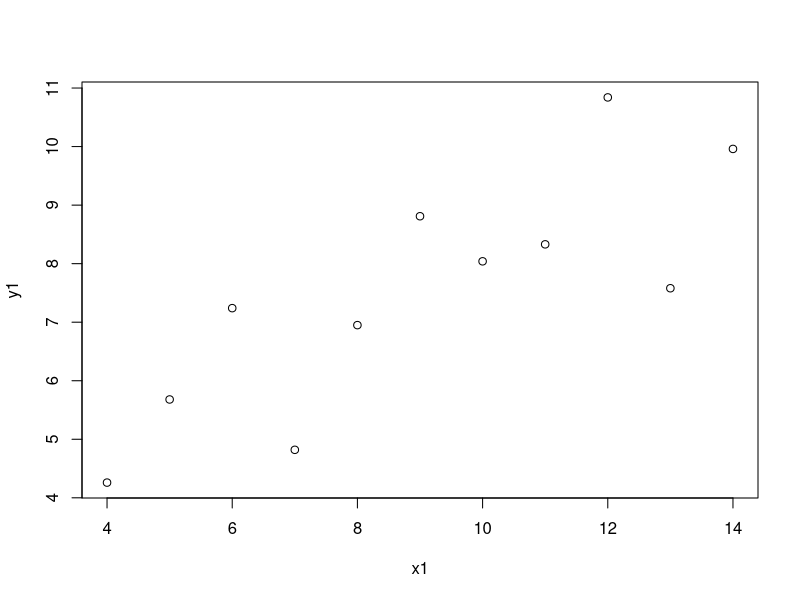
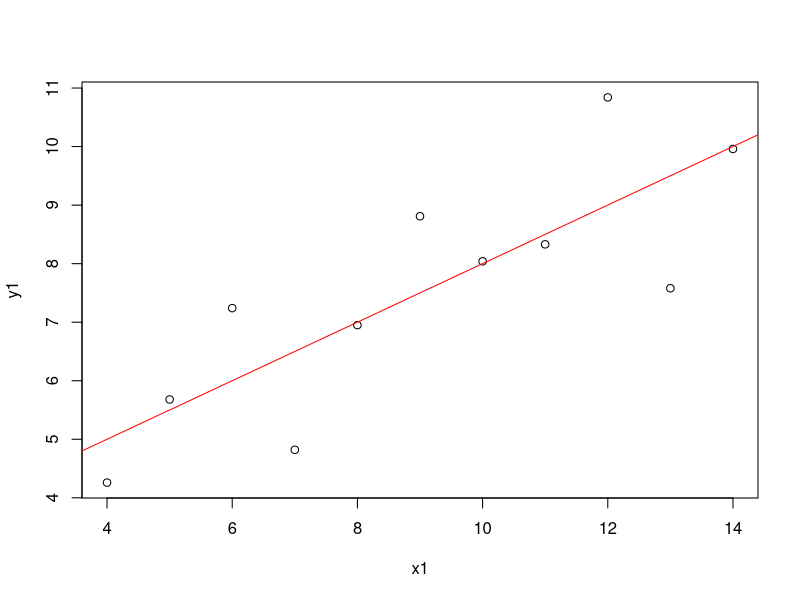

Source code (R) for these figures, in order:
## ---- chunk 1
data(anscombe)
#View(anscombe)
plot(y1 ~ x1, data = anscombe)
fit <- lm(y1 ~ x1, data = anscombe)
fit

plot(y1 ~ x1, data = anscombe)
abline(fit, col = "red")

